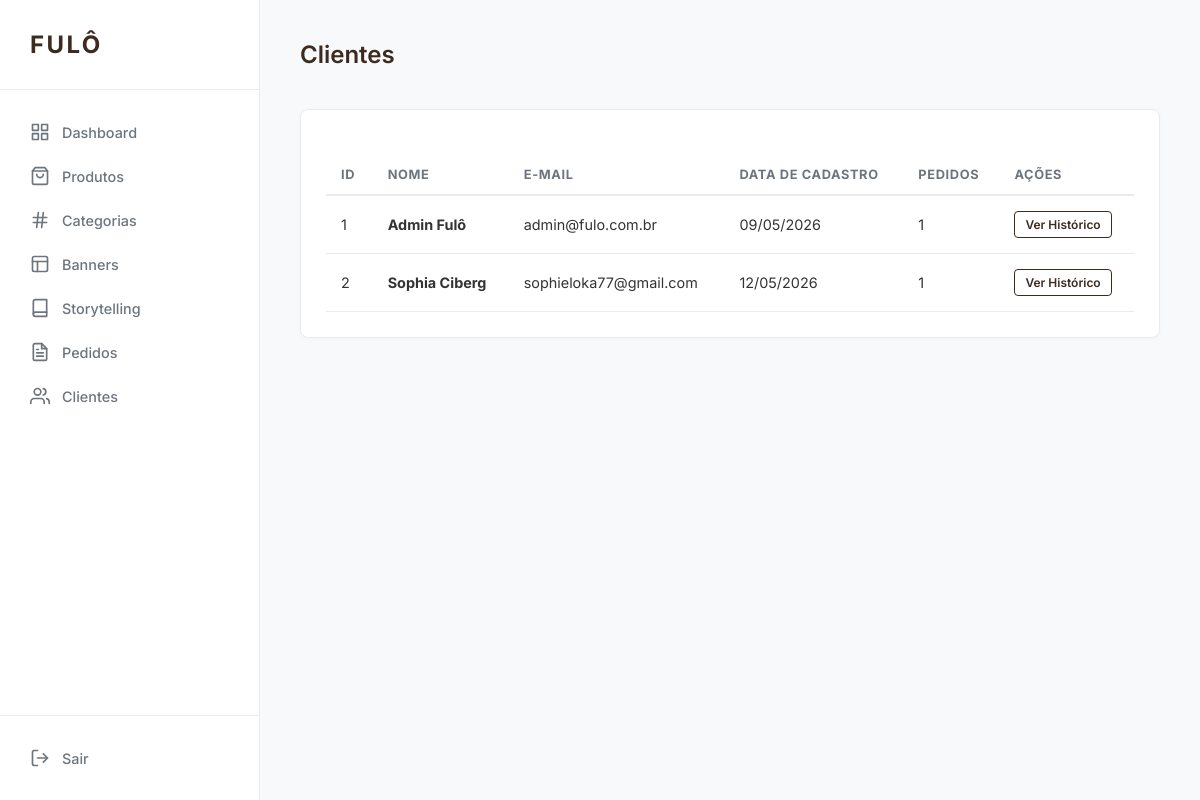
The app's page /admin/clients (signed in) with its own data.
### app/models/user.py (models this page shows, shortened)
class User(db.Model, TimestampMixin, UserMixin):
    __tablename__ = 'users'
    id = db.Column(db.Integer, primary_key=True)
    name = db.Column(db.String(100), nullable=False)
    email = db.Column(db.String(120), unique=True, nullable=False)
    password_hash = db.Column(db.String(255), nullable=False)
    phone = db.Column(db.String(20))
    is_admin = db.Column(db.Boolean, default=False)
    reset_token = db.Column(db.String(100), unique=True)
    reset_token_expiration = db.Column(db.DateTime)
    addresses = db.relationship('Address', backref='user', lazy=True, cascade="all, delete-orphan")
    favorites = db.relationship('Favorite', backref='user', lazy=True, cascade="all, delete-orphan")
    orders = db.relationship('Order', backref='user', lazy=True)
    cart = db.relationship('Cart', backref='user', uselist=False, cascade="all, delete-orphan")
    @property
    def password(self):
        return self.password_hash

### app/routes/admin.py (the view)
@admin_bp.route('/clients')
@login_required
@admin_required
def clients():
    all_users = User.query.all()
    return render_template('admin/clients/index.html', users=all_users)

### app/routes/admin.py (called while the page is built)
def admin_required(f):
    @wraps(f)
    def decorated_function(*args, **kwargs):
        if not current_user.is_authenticated or not current_user.is_admin:
            flash('Acesso restrito a administradores.', 'danger')
            return redirect(url_for('auth.login'))
        return f(*args, **kwargs)
    return decorated_function

### app/services/cart_service.py (called while the page is built, shortened)
    @staticmethod
    def get_cart_data(user=None):
        items_data = []
        total = 0
        if user and user.is_authenticated:
            cart = Cart.query.filter_by(user_id=user.id).first()
            if cart:
                for item in cart.items:
                    product = item.product
                    subtotal = product.price * item.quantity
                    items_data.append({
                        'product_id': product.id,
                        'name': product.name,
                        'price': float(product.price),
                        'quantity': item.quantity,
                        'image_url': product.image_url,
                        'subtotal': float(subtotal)
                    })
                    total += subtotal
        return items_data, float(total)

### templates/admin/clients/index.html (shortened to what this page needs)
{% extends "admin/base_admin.html" %}
{% block content %}
<div class="header-actions">
    <h2>Clientes</h2>
</div>
<div class="card">
    <table>
        <thead>
            <tr>
                <th>ID</th>
                <th>Nome</th>
                <th>E-mail</th>
                <th>Data de Cadastro</th>
                <th>Pedidos</th>
                <th>Ações</th>
            </tr>
        </thead>
        <tbody>
            {% for user in users %}
            <tr>
                <td>{{ user.id }}</td>
                <td><strong>{{ user.name }}</strong></td>
                <td>{{ user.email }}</td>
                <td>{{ user.created_at.strftime('%d/%m/%Y') }}</td>
                <td>{{ user.orders|length if user.orders else 0 }}</td>
                <td>
                    <a href="{{ url_for('admin.client_history', id=user.id) }}" class="btn btn-outline" style="padding: 5px 10px; font-size: 0.75rem;">Ver Histórico</a>
                </td>
            </tr>
            {% else %}
            <tr>
                <td colspan="6" style="text-align: center; color: var(--muted); padding: 40px;">Nenhum cliente cadastrado.</td>
            </tr>
            {% endfor %}
        </tbody>
    </table>
</div>
{% endblock %}

### templates/admin/base_admin.html (style rules this page uses)
:root { --primary: #3d2b1f; --bg: #f8f9fa; --sidebar: #ffffff; --text: #333333; --muted: #6c757d; --border: #e9ecef; --white: #ffffff; --success: #28a745; --danger: #dc3545; --info: #17a2b8; }
* { margin: 0; padding: 0; box-sizing: border-box; }
body { font-family: 'Inter', sans-serif; background: var(--bg); color: var(--text); display: flex; min-height: 100vh; }
.header-actions { display: flex; justify-content: space-between; align-items: center; margin-bottom: 40px; }
h2 { font-weight: 600; color: var(--primary); }
.card { background: var(--white); border-radius: 8px; padding: 25px; box-shadow: 0 2px 10px rgba(0,0,0,0.02); border: 1px solid var(--border); margin-bottom: 30px; }
table { width: 100%; border-collapse: collapse; margin-top: 20px; }
th { text-align: left; padding: 12px 15px; border-bottom: 2px solid var(--border); color: var(--muted); font-size: 0.8rem; text-transform: uppercase; letter-spacing: 0.05em; }
td { padding: 15px; border-bottom: 1px solid var(--border); font-size: 0.9rem; }
.btn { display: inline-block; padding: 10px 20px; border-radius: 4px; text-decoration: none; font-size: 0.85rem; font-weight: 600; cursor: pointer; border: 1px solid transparent; transition: all 0.2s; }
.btn-outline { border-color: var(--primary); color: var(--primary); }

### records on screen
User: id "1", name "Admin Fulô", email "admin@fulo.com.br", created_at "09/05/2026", orders|length "1"
User: id "2", name "Sophia Ciberg", email "sophieloka77@gmail.com", created_at "12/05/2026", orders|length "1"
